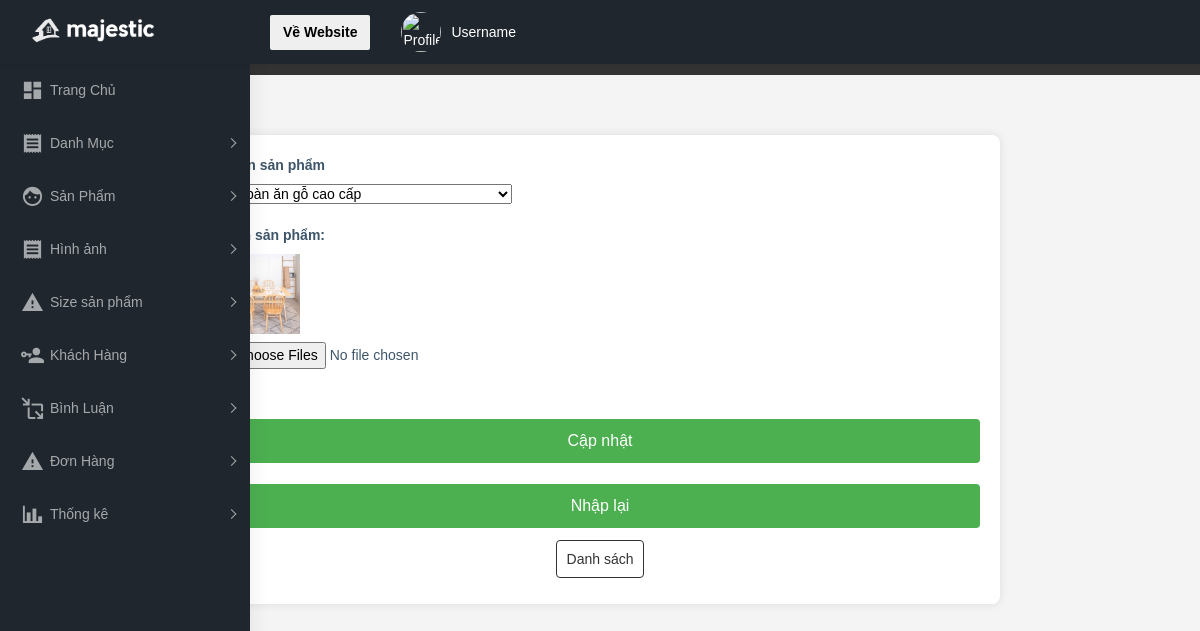
The app's page /admin/index.php?act=suaanh&id=55 with its own data.
### tables this page shows
CREATE TABLE `anh_sp` (
  `id` int(10) NOT NULL,
  `idsp` int(10) NOT NULL,
  `ten_anh` varchar(255) NOT NULL
);

CREATE TABLE `hang_hoa` (
  `id` int(10) NOT NULL,
  `name_sp` varchar(255) NOT NULL,
  `price_goc` double(10,2) NOT NULL,
  `price` double(10,2) NOT NULL,
  `img` varchar(255) DEFAULT NULL,
  `ngaynhap` date NOT NULL,
  `mota` varchar(1000) NOT NULL,
  `view` int(11) NOT NULL,
  `iddm` int(11) NOT NULL
);

### model/pdo.php (called while the page is built, shortened)
<?php
function pdo_get_connection()
{
    $dburl = "mysql:host=localhost;dbname=duan1;charset=utf8";
    $username = 'root';
    $password = '';
    $conn = new PDO($dburl, $username, $password);
    $conn->setAttribute(PDO::ATTR_ERRMODE, PDO::ERRMODE_EXCEPTION);
    return $conn;
}
function pdo_query($sql)
{
    $sql_args = array_slice(func_get_args(), 1);
    try {
        $conn = pdo_get_connection();
        $stmt = $conn->prepare($sql);
        $stmt->execute($sql_args);
        $rows = $stmt->fetchAll();
        return $rows;
    } catch (PDOException $e) {
        throw $e;
    } finally {
        unset($conn);
    }
}
function pdo_query_one($sql)
{
    $sql_args = array_slice(func_get_args(), 1);
    try {
        $conn = pdo_get_connection();
        $stmt = $conn->prepare($sql);
        $stmt->execute($sql_args);
        $row = $stmt->fetch(PDO::FETCH_ASSOC);
        return $row;
    } catch (PDOException $e) {
        throw $e;
    } finally {
        unset($conn);
    }
}

### model/hinhanh.php (called while the page is built, shortened)
<?php
function loadone_anh($id){
    $sql="select * from anh_sp where id=".$id;
    $anh=pdo_query_one($sql);
    return $anh;
}
?>

### model/sanpham.php (called while the page is built, shortened)
<?php
function loadall_sanpham($kyw = "", $iddm = 0) {
    $sql = "select * from hang_hoa WHERE 1";
    $params = array();
    $sql .= " ORDER BY id ASC";
    $listsanpham = pdo_query($sql, ...$params);
    return $listsanpham;
}
?>

### admin/hinhanh/updateanh.php (the view, shortened to what this page needs)
<?php
    if(is_array($hinhanh)){
        extract($hinhanh);
    }
?>
<header>
    <h1>Cập nhật ảnh sản phẩm</h1>
</header>
<section>
    <form action="index.php?act=updateanh&id=<?= $id ?>" method="post" enctype="multipart/form-data">
        <label for="se">Chọn sản phẩm</label>
        <select name="idsp">
                    <?php foreach($listsanpham as $sanpham): ?>
                    <option value="<?php echo $sanpham['id']; ?>"<?php echo ($hinhanh['idsp'] == $sanpham['id']) ? ' selected' : ''; ?>><?php echo $sanpham['name_sp']; ?></option>
                    <?php endforeach; ?>
                </select>
        <br><br>
        <label for="hinh">Hình sản phẩm:</label>
        <?php if(isset($ten_anh) && !empty($ten_anh)): ?>
        <img src="../upload/<?= $ten_anh ?>" height="80" alt="Ảnh sản phẩm">
        <?php else: ?>
        <p>No photo</p>
        <?php endif; ?>
        <input type="file" name="ten_anh[]" multiple><br><br>
        <div class="actions"><br>
            <input type="submit" name="capnhat" value="Cập nhật"><br><br>
            <input type="reset" value="Nhập lại"><br><br>
            <a href="index.php?act=listanh">Danh sách</a>
        </div>
    </form>
</section>

### admin/header.php (style rules this page uses)
section { margin-top: 60px; }
input[type="submit"] { padding: 10px 20px; background-color: #4caf50; color: white; border: none; border-radius: 4px; cursor: pointer; font-size: 16px; }
input[type="reset"] { padding: 10px 20px; background-color: #4caf50; color: white; border: none; border-radius: 4px; cursor: pointer; font-size: 16px; }

### records on screen
anh_sp: idsp "Bộ bàn ăn gỗ cao cấp", ten_anh (picture)
